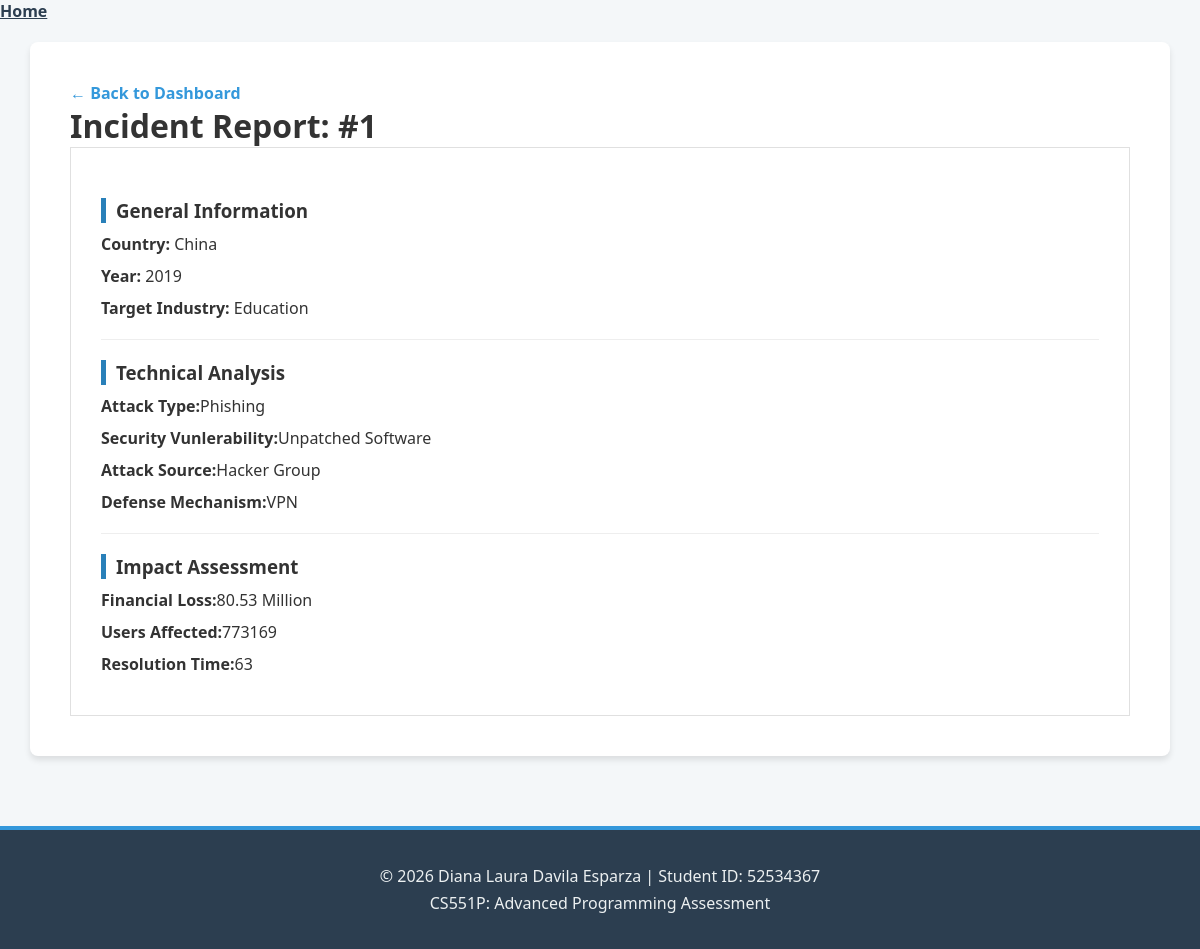
/incident/1, run on the app's committed database.
### tables this page shows
CREATE TABLE "incidents" (
"Incident_ID" INTEGER,
  "Country" TEXT,
  "Country_ID" INTEGER,
  "Year" INTEGER,
  "Attack_Type" TEXT,
  "Target_Industry" TEXT,
  "Financial_Loss_inMillion$" REAL,
  "Qty_Affected_Users" INTEGER,
  "Attack_Source" TEXT,
  "Security_Vulnerability_Type" TEXT,
  "Defense_Mechanism_Used" TEXT,
  "Incident_Resolution_Time_inHours" INTEGER,
  "Attack_typeID" INTEGER
);

### app.py (the view)
@app.route('/incident/<int:incident_id>')
def detail(incident_id):
    conn = get_db_connection()
    incident = conn.execute("SELECT * FROM incidents WHERE Incident_ID = ?", (incident_id,)).fetchone()
    conn.close()
    if incident is None:
        return "Incident not found"
    return render_template('detail.html', incident=incident)

### app.py (called while the page is built)
def get_db_connection():
    conn = sqlite3.connect(db_path)
    conn.row_factory = sqlite3.Row
    return conn

### templates/detail.html
{% extends 'base.html' %}
{% block content %}
<div class="container">
    <a href="/"> ← Back to Dashboard</a>
    <h1>Incident Report: #{{ incident ['Incident_ID']}} </h1>
    <div class="detail-card">
        <h3>General Information</h3>
        <p><strong>Country:</strong> {{ incident ['Country']}}</p>
        <p><strong>Year:</strong> {{ incident ['Year']}}</p>
        <p><strong>Target Industry:</strong> {{ incident ['Target_Industry']}}</p>
        <hr>
        <h3>Technical Analysis</h3>
        <p><strong>Attack Type:</strong>{{ incident ['Attack_Type'] }}</p>
        <p><strong>Security Vunlerability:</strong>{{ incident ['Security_Vulnerability_Type'] }}</p>
        <p><strong>Attack Source:</strong>{{ incident ['Attack_Source'] }}</p>
        <p><strong>Defense Mechanism:</strong>{{ incident ['Defense_Mechanism_Used'] }}</p>
        <hr>
        <h3>Impact Assessment</h3>
        <p><strong>Financial Loss:</strong>{{ incident ['Financial_Loss_inMillion$'] }} Million</p>
        <p><strong>Users Affected:</strong>{{ incident ['Qty_Affected_Users'] }}</p>
        <p><strong>Resolution Time:</strong>{{ incident ['Incident_Resolution_Time_inHours'] }}</p>
    </div>
</div>
{% endblock %}

### templates/base.html (shortened to what this page needs)
<!DOCTYPE html>
<html>
<head>
    <link rel="stylesheet" href="{{ url_for('static', filename='css/style.css') }}">
    </head>
    <body>
        <nav>
            <a href="/">Home</a>
        </nav>
        <main>
            {% block content %}{% endblock %}
        </main>
        <footer class="site-footer">
            <div class="footer-content">
                <p>&copy; 2026 Diana Laura Davila Esparza | Student ID: 52534367</p>
                <p class="assessment-tag">CS551P: Advanced Programming Assessment</p>
        </footer>
    </body>
</html>

### static/css/style.css (style rules this page uses)
* { margin: 0; padding: 0; box-sizing: border-box; }
html, body { height: 100%; }
body { display: flex; flex-direction: column; font-family: 'Segoe UI', Tahoma, Geneva, Verdana, sans-serif; background-color: #f4f7f9; color: #333; }
.container { flex: 1; width: 95%; max-width: 1200px; margin: 20px auto; background: white; padding: 40px; box-shadow: 0 4px 6px rgba(0,0,0,0.1); border-radius: 8px; }
.detail-card { border: 1px solid #e0e0e0; padding: 30px; }
.detail-card h3 { border-left: 5px solid #2980b9; padding-left: 10px; margin: 20px 0 10px 0; }
.detail-card p { margin-bottom: 10px; }
hr { margin: 20px 0; border: 0; border-top: 1px solid #eee; }
a { text-decoration: none; color: #3498db; font-weight: bold; }
.site-footer { background-color: #2c3e50; color: #ecf0f1; padding: 30px 0; margin-top: 50px; text-align: center; border-top: 4px solid #3498db; }
.footer-content p { margin: 5px 0; }

### data on the page
incidents: Incident_ID "1", Country "China", Year "2019", Target_Industry "Education", Attack_Type "Phishing", Security_Vulnerability_Type "Unpatched Software", Attack_Source "Hacker Group", Defense_Mechanism_Used "VPN", incident "80.53", Qty_Affected_Users "773169", Incident_Resolution_Time_inHours "63"
